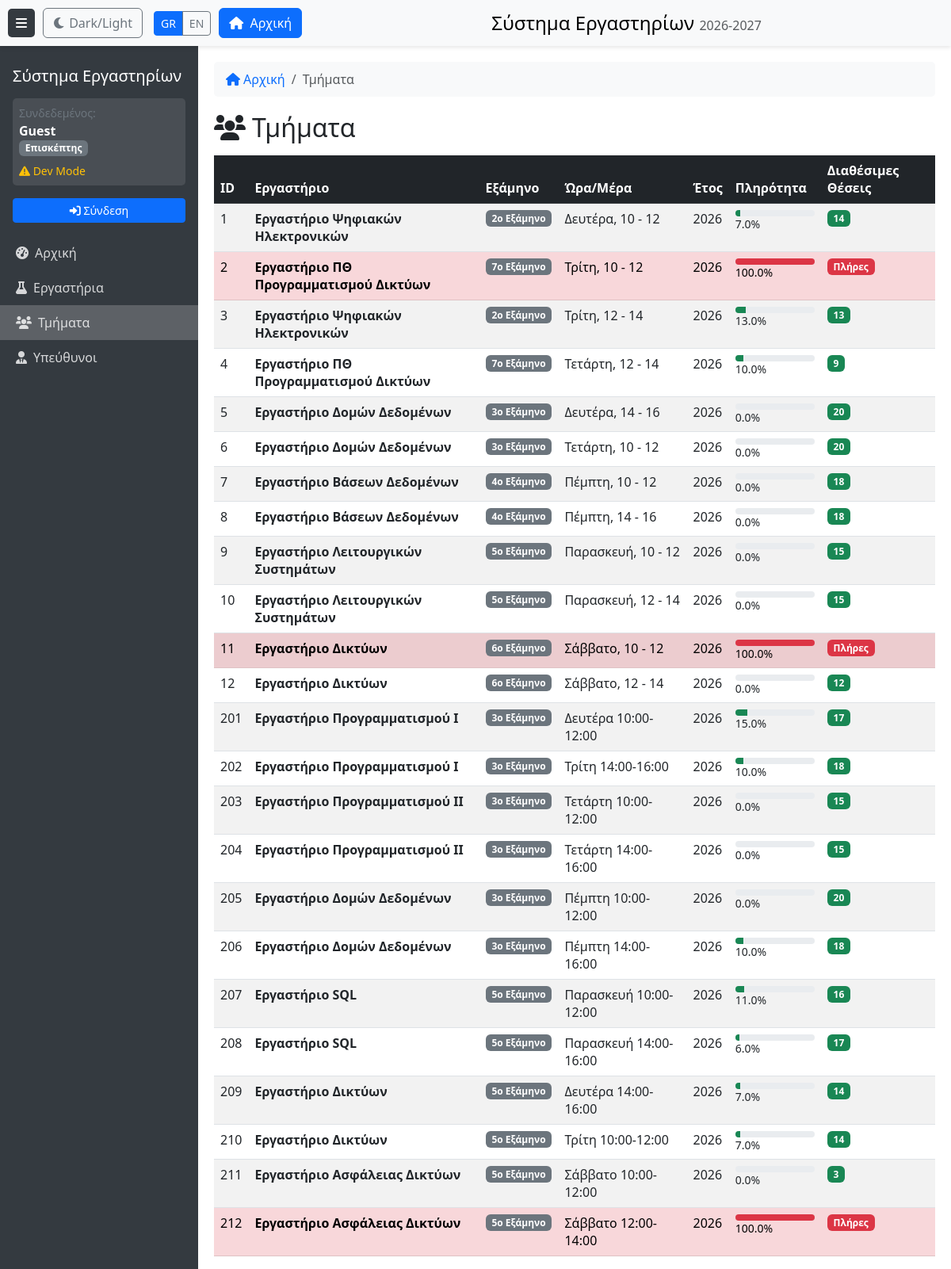
Page /groups-view on the earlier database version.
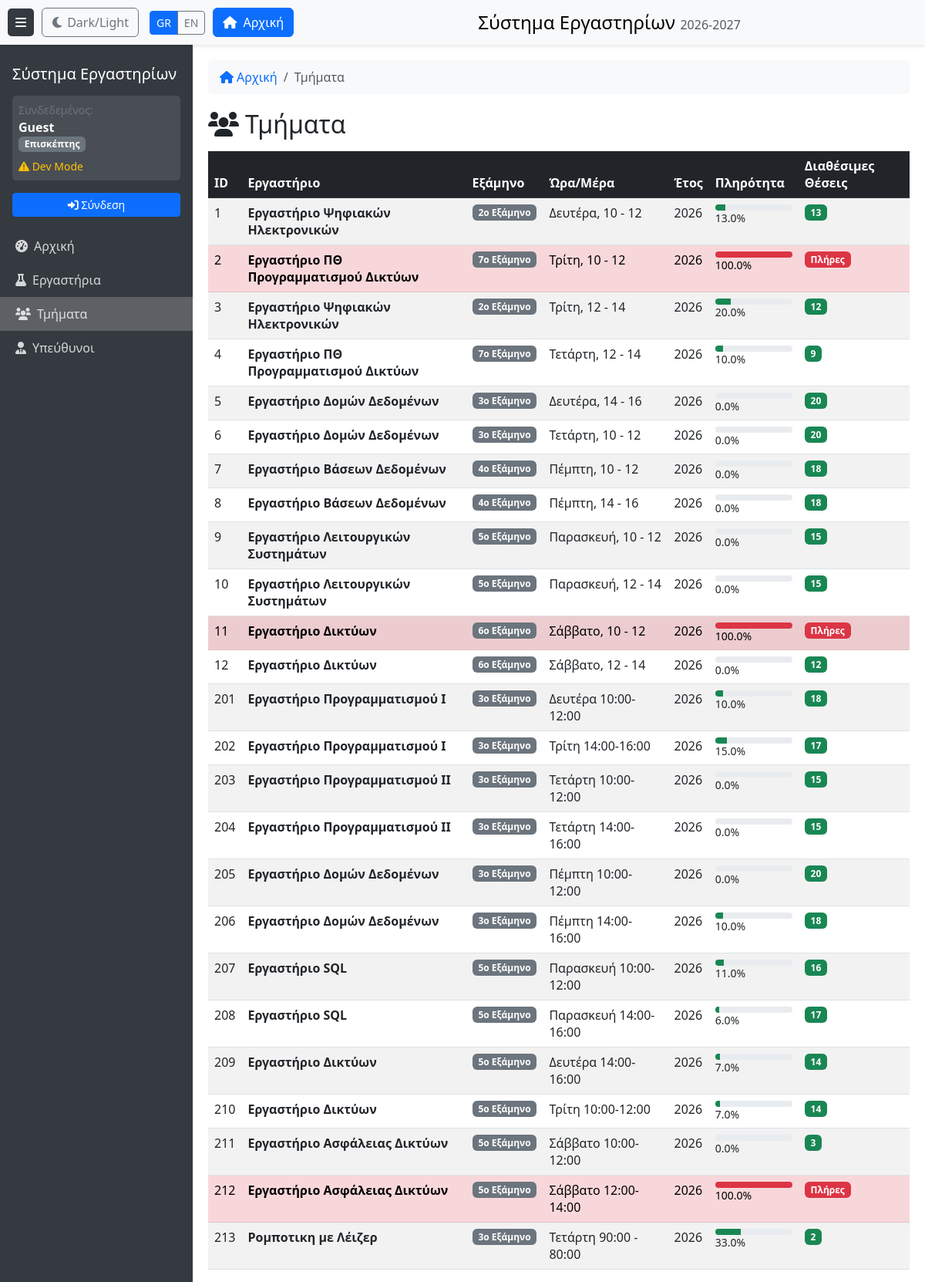
Same page on the later database version.
### models.py (models this page shows)
class LabGroup(db.Model):
    __tablename__ = 'lab_groups'
    group_id = db.Column(db.Integer, primary_key=True, autoincrement=True)
    daytime = db.Column(db.Text, nullable=False)
    year = db.Column(db.Integer, nullable=False)
    finalize = db.Column(db.Text, nullable=False)

class CourseLab(db.Model):
    __tablename__ = 'course_lab'
    lab_id = db.Column(db.Integer, primary_key=True, autoincrement=True)
    name = db.Column(db.Text, nullable=False)
    description = db.Column(db.Text, nullable=False)
    maxusers = db.Column(db.Integer, nullable=False)
    reg_limit = db.Column(db.Text, nullable=False)
    max_misses = db.Column(db.Integer, nullable=False)

class Coursename(db.Model):
    __tablename__ = 'coursename'
    course_id = db.Column(db.Integer, primary_key=True)
    name = db.Column(db.Text, nullable=False)
    description = db.Column(db.Text, nullable=False)
    semester = db.Column(db.Text, nullable=False)

### routes/views.py (the view)
@views_bp.route('/groups-view')
@require_permission('dashboard', 'view')
def groups_page():
    academic_year = get_academic_year()
    groups_raw = db.session.query(
        LabGroup, RelLabGroup.lab_id, CourseLab.name.label('lab_name'),
        Coursename.semester.label('semester')
    ).join(
        RelLabGroup, LabGroup.group_id == RelLabGroup.group_id
    ).join(
        CourseLab, RelLabGroup.lab_id == CourseLab.lab_id
    ).outerjoin(
        RelCourseLab, CourseLab.lab_id == RelCourseLab.lab_id
    ).outerjoin(
        Coursename, RelCourseLab.course_id == Coursename.course_id
    ).filter(LabGroup.year == academic_year).all()
    groups = []
    for group, lab_id, lab_name, semester in groups_raw:
        occupancy = get_group_occupancy(group.group_id, lab_id)
        groups.append({
            'group_id': group.group_id,
            'daytime': group.daytime,
            'year': group.year,
            'lab_id': lab_id,
            'lab_name': lab_name,
            'semester': semester or '-',
            'occupancy_percentage': occupancy['percentage'],
            'available_spots': occupancy['available'],
            'is_full': occupancy['is_full']
        })
    all_labs = []
    professors = []
    if session.get('role') == 'admin':
        all_labs = CourseLab.query.order_by(CourseLab.name).all()
        professors = Professor.query.order_by(Professor.name).all()
    return render_template('groups.html',
                           active_page='groups',
                           groups=groups,
                           all_labs=all_labs,
                           professors=professors)

### app.py (called while the page is built)
def get_locale():
    return session.get('language', 'el')

@app.context_processor
def inject_common_vars():
    return {
        'name': session.get('name', 'Guest'),
        'role': session.get('role', 'guest'),
        'AUTH_MODE': app.config['AUTH_MODE'],
        'academic_year': get_academic_year(),
        'current_language': session.get('language', 'el'),
    }

@app.after_request
def add_no_cache_headers(response):
    if 'text/html' in response.content_type:
        response.headers['Cache-Control'] = 'no-cache, no-store, must-revalidate'
        response.headers['Pragma'] = 'no-cache'
        response.headers['Expires'] = '0'
    return response

### auth.py (called while the page is built, shortened)
def require_permission(resource, action):
    def decorator(f):
        @functools.wraps(f)
        def decorated_function(*args, **kwargs):
            matrix = PermissionMatrix()
            if 'schGrAcPersonID' in session:
                user_id = session['schGrAcPersonID']
                role = matrix.get_user_role(user_id)
            else:
                role = 'guest'
            return f(*args, **kwargs)
        return decorated_function
    return decorator

def get_academic_year():
    today = datetime.now()
    day_of_year = today.timetuple().tm_yday
    current_year = today.year
    if day_of_year < 35:
        return current_year - 1
    return current_year

    def has_permission(self, role, resource, action):
        if role not in self.matrix['roles']:
            return False
        if resource not in self.matrix['resources']:
            return False
        resource_config = self.matrix['resources'][resource]
        if action not in resource_config:
            return False
        return role in resource_config[action]

### helpers.py (called while the page is built)
def get_group_occupancy(group_id, lab_id):
    current_count = RelGroupStudent.query.filter_by(group_id=group_id).count()
    lab = CourseLab.query.get(lab_id)
    max_users = lab.maxusers if lab else 0
    return {
        'current': current_count,
        'max': max_users,
        'available': max(0, max_users - current_count),
        'percentage': round((current_count / max_users * 100), 1) if max_users > 0 else 0,
        'is_full': current_count >= max_users
    }

### templates/groups.html (shortened to what this page needs)
﻿{% extends "base.html" %}
{% block breadcrumb %}
<li class="breadcrumb-item active" aria-current="page">{{ _('Τμήματα') }}</li>
{% endblock %}
{% block content %}
<div class="d-flex justify-content-between align-items-center mb-3">
    <h2 class="mb-0"><i class="fas fa-users me-2"></i>{{ _('Τμήματα') }}</h2>
</div>
<div class="table-responsive">
    <table class="table table-striped table-hover sortable">
        <thead class="table-dark">
            <tr>
                <th>ID</th>
                <th>{{ _('Εργαστήριο') }}</th>
                <th>{{ _('Εξάμηνο') }}</th>
                <th>{{ _('Ώρα/Μέρα') }}</th>
                <th>{{ _('Έτος') }}</th>
                <th>{{ _('Πληρότητα') }}</th>
                <th>{{ _('Διαθέσιμες Θέσεις') }}</th>
            </tr>
        </thead>
        <tbody>
        {% for group in groups %}
            <tr class="{% if group.is_full %}table-danger{% endif %}">
                <td>{{ group.group_id }}</td>
                <td><strong>{{ group.lab_name }}</strong></td>
                <td><span class="badge bg-secondary">{{ group.semester }}</span></td>
                <td>{{ group.daytime }}</td>
                <td>{{ group.year }}</td>
                <td>
                    <div class="progress occupancy-bar occupancy-bar-inline">
                        <div class="progress-bar {% if group.occupancy_percentage >= 90 %}bg-danger{% elif group.occupancy_percentage >= 70 %}bg-warning{% else %}bg-success{% endif %}"
                             style="width: {{ group.occupancy_percentage }}%"></div>
                    </div>
                    <small>{{ group.occupancy_percentage|round(0) }}%</small>
                </td>
                <td>
                    {% if group.is_full %}
                    <span class="badge bg-danger">{{ _('Πλήρες') }}</span>
                    {% else %}
                    <span class="badge bg-success">{{ group.available_spots }}</span>
                    {% endif %}
                </td>
            </tr>
        {% endfor %}
        </tbody>
    </table>
</div>
{% endblock %}

### templates/base.html (shortened to what this page needs)
<!DOCTYPE html>
<html lang="{{ current_language }}">
<head>
    <link href="https://cdn.jsdelivr.net/npm/bootstrap@5.3.0/dist/css/bootstrap.min.css" rel="stylesheet">
    <link href="https://cdnjs.cloudflare.com/ajax/libs/font-awesome/6.0.0/css/all.min.css" rel="stylesheet">
    <link href="{{ url_for('static', filename='css/style.css') }}" rel="stylesheet">
</head>
<body>
    <div class="top-fixed-buttons">
        <button class="toggle-btn" id="sidebarToggle" aria-expanded="true" aria-controls="sidebar" aria-label="{{ _('Toggle navigation') }}">
            <i class="fas fa-bars"></i>
        </button>
        <button class="btn btn-outline-secondary" id="themeToggle" aria-label="{{ _('Toggle Dark Mode') }}">
            <i class="fas fa-moon"></i> <span class="d-none d-md-inline">Dark/Light</span>
        </button>
        <div class="btn-group btn-group-sm ms-1" role="group" aria-label="{{ _('Language switcher') }}">
            <a href="{{ url_for('views_bp.set_language', lang='el') }}" class="btn {% if current_language == 'el' %}btn-primary{% else %}btn-outline-secondary{% endif %}" aria-label="Ελληνικά">GR</a>
            <a href="{{ url_for('views_bp.set_language', lang='en') }}" class="btn {% if current_language == 'en' %}btn-primary{% else %}btn-outline-secondary{% endif %}" aria-label="English">EN</a>
        </div>
        <a href="{{ url_for('views_bp.dashboard') }}" class="btn btn-primary">
            <i class="fas fa-home me-1"></i> <span class="d-none d-md-inline">{{ _('Αρχική') }}</span>
        </a>
        <div class="top-bar-title">
            <h4>{{ _('Σύστημα Εργαστηρίων') }} <small class="text-muted fs-6">{{ academic_year }}-{{ academic_year + 1 }}</small></h4>
        </div>
    </div>
    <nav class="sidebar" id="sidebar" role="navigation" aria-label="{{ _('Main navigation') }}">
        <div class="p-3">
            <h5>{{ _('Σύστημα Εργαστηρίων') }}</h5>
            <div class="mt-3 p-2 user-info-box">
                <small class="user-info-label">{{ _('Συνδεδεμένος:') }}</small>
                <div class="fw-bold">{{ name }}</div>
                <div class="badge bg-{% if role == 'student' %}success{% elif role == 'professor' %}primary{% elif role == 'admin' %}danger{% else %}secondary{% endif %}">
                    {% if role == 'student' %}{{ _('Φοιτητής') }}{% elif role == 'professor' %}{{ _('Καθηγητής') }}{% elif role == 'admin' %}{{ _('Διαχειριστής') }}{% elif role == 'guest' %}{{ _('Επισκέπτης') }}{% else %}{{ role|title }}{% endif %}
                </div>
                {% if AUTH_MODE == 'dev' %}
                <div class="mt-2">
                    <small class="text-warning">
                        <i class="fas fa-exclamation-triangle"></i> Dev Mode
                    </small>
                </div>
                {% endif %}
            </div>
            {% if role != 'guest' %}
            <div class="mt-3">
                <a href="{{ url_for('auth_bp.logout') }}" class="btn btn-outline-light btn-sm w-100">
                    <i class="fas fa-sign-out-alt"></i> {{ _('Αποσύνδεση') }}
                </a>
            </div>
            {% else %}
            <div class="mt-3">
                <a href="{{ url_for('auth_bp.login') }}" class="btn btn-primary btn-sm w-100">
                    <i class="fas fa-sign-in-alt"></i> {{ _('Σύνδεση') }}
                </a>
            </div>
            {% endif %}
        </div>
        <ul class="nav flex-column">
            <li class="nav-item">
                <a class="nav-link {% if active_page == 'dashboard' %}active{% endif %}" href="{{ url_for('views_bp.dashboard') }}">
                    <i class="fas fa-tachometer-alt me-2"></i>{{ _('Αρχική') }}
                </a>
            </li>
            <li class="nav-item">
                <a class="nav-link {% if active_page == 'labs' %}active{% endif %}" href="{{ url_for('views_bp.labs_page') }}">
                    <i class="fas fa-flask me-2"></i>{{ _('Εργαστήρια') }}
                </a>
            </li>
            <li class="nav-item">
                <a class="nav-link {% if active_page == 'groups' %}active{% endif %}" href="{{ url_for('views_bp.groups_page') }}">
                    <i class="fas fa-users me-2"></i>{{ _('Τμήματα') }}
                </a>
            </li>
            <li class="nav-item">
                <a class="nav-link {% if active_page == 'professors' %}active{% endif %}" href="{{ url_for('views_bp.professors_page') }}">
                    <i class="fas fa-user-tie me-2"></i>{{ _('Υπεύθυνοι') }}
                </a>
            </li>
        </ul>
    </nav>
    <div class="main-content" id="mainContent" role="main">
        <nav class="breadcrumb-nav">
            <ol class="breadcrumb">
                <li class="breadcrumb-item {% if active_page == 'dashboard' %}active{% endif %}">
                    {% if active_page != 'dashboard' %}
                    <a href="{{ url_for('views_bp.dashboard') }}"><i class="fas fa-home me-1"></i>{{ _('Αρχική') }}</a>
                    {% else %}
                    <i class="fas fa-home me-1"></i>{{ _('Αρχική') }}
                    {% endif %}
                </li>
                {% block breadcrumb %}{% endblock %}
            </ol>
        </nav>
        {% block content %}{% endblock %}
    </div>
</body>
</html>

### static/css/style.css (style rules this page uses)
body { display: flex; min-height: 100vh; padding-top: 50px; }
.sidebar { width: 250px; background: #343a40; color: white; transition: all 0.3s; position: fixed; height: 100%; z-index: 1000; top: 50px; padding-top: 10px; overflow-y: auto; }
.sidebar .nav-link { color: rgba(255,255,255,.8); padding: 10px 20px; }
.sidebar .nav-link.active { background: rgba(255,255,255,.2); }
.main-content { margin-left: 250px; padding: 20px; transition: all 0.3s; width: 100%; }
.toggle-btn { background: #343a40; color: white; border: none; padding: 10px; border-radius: 5px; }
.top-fixed-buttons { position: fixed; top: 0; left: 0; right: 0; z-index: 1100; display: flex; align-items: center; gap: 10px; padding: 10px; background-color: #fff; box-shadow: 0 2px 5px rgba(0,0,0,0.1); }
.top-bar-title { margin-left: auto; margin-right: auto; }
.top-bar-title h4 { color: #000; margin: 0; }
.occupancy-bar { height: 8px; border-radius: 4px; }
.occupancy-bar-inline { width: 100px; }
.user-info-box { background: rgba(255,255,255,0.1); border-radius: 5px; }
.user-info-label { color: #6c757d; }
.breadcrumb-nav { background: #f8f9fa; padding: 10px 15px; border-radius: 5px; margin-bottom: 20px; }
.breadcrumb-nav .breadcrumb { margin-bottom: 0; }
.breadcrumb-nav .breadcrumb-item a { text-decoration: none; }

Differences in the rows shown:
computed for LabGroup "Δευτέρα, 10 - 12": {{ group.occupancy_percentage }} 6.7 → 13.3 (drawn); occupancy_percentage "7.0" → "13.0"; available_spots "14" → "13"
computed for LabGroup "Τρίτη, 12 - 14": {{ group.occupancy_percentage }} 13.3 → 20.0 (drawn); occupancy_percentage "13.0" → "20.0"; available_spots "13" → "12"
computed for LabGroup "Δευτέρα 10:00-12:00": {{ group.occupancy_percentage }} 15.0 → 10.0 (drawn); occupancy_percentage "15.0" → "10.0"; available_spots "17" → "18"
computed for LabGroup "Τρίτη 14:00-16:00": {{ group.occupancy_percentage }} 10.0 → 15.0 (drawn); occupancy_percentage "10.0" → "15.0"; available_spots "18" → "17"
added LabGroup: group_id "213", lab_name "Ρομποτικη με Λέιζερ", semester "3ο Εξάμηνο", daytime "Τετάρτη 90:00 - 80:00", year "2026", {{ group.occupancy_percentage }} 33.3 (drawn), occupancy_percentage "33.0", available_spots "2"
